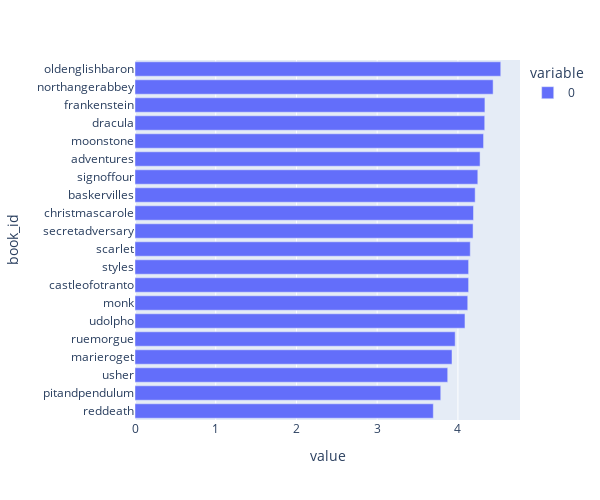

The code cell stored with this chart in its notebook:
### Markdown cell above
**Are some books more sentimental than others?**

### Code cell
px.bar(book_sent.DOC.sents.sum(1).sort_values(), orientation='h', width=600, height=500)

### Figure 1 — Plotly figure (JSON) as saved in the notebook; plotly's stock layout.template omitted (floating-point values rounded to 4 significant figures)
{"data": [{"alignmentgroup": "True", "hovertemplate": "variable=0<br>value=%{x}<br>book_id=%{y}<extra></extra>", "legendgroup": "0", "marker": {"color": "#636efa", "pattern": {"shape": ""}}, "name": "0", "offsetgroup": "0", "orientation": "h", "showlegend": true, "textposition": "auto", "type": "bar", "x": [3.695, 3.787, 3.873, 3.927, 3.966, 4.087, 4.122, 4.132, 4.133, 4.153, 4.188, 4.193, 4.213, 4.246, 4.274, 4.317, 4.332, 4.334, 4.436, 4.53], "xaxis": "x", "y": ["reddeath", "pitandpendulum", "usher", "marieroget", "ruemorgue", "udolpho", "monk", "castleofotranto", "styles", "scarlet", "secretadversary", "christmascarole", "baskervilles", "signoffour", "adventures", "moonstone", "dracula", "frankenstein", "northangerabbey", "oldenglishbaron"], "yaxis": "y"}], "layout": {"barmode": "relative", "height": 500, "legend": {"title": {"text": "variable"}, "tracegroupgap": 0}, "margin": {"t": 60}, "width": 600, "xaxis": {"anchor": "y", "autorange": true, "domain": [0, 1], "range": [0, 4.769], "title": {"text": "value"}, "type": "linear"}, "yaxis": {"anchor": "x", "autorange": true, "domain": [0, 1], "range": [-0.5, 19.5], "title": {"text": "book_id"}, "type": "category"}}}
